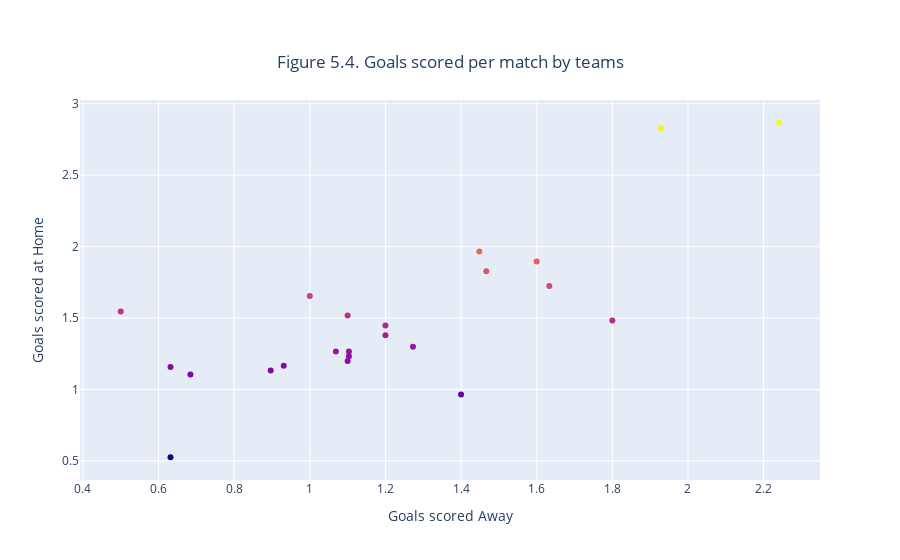

Notebook code for this chart:
### Code cell
#Visualisation code for Q3

#Plot scatterplot
fig = go.Figure(data=go.Scatter(x=goal["FTAG"],
                                y=goal["FTHG"],
                                mode='markers',
                                marker_color=goal["FTHG"],
                                text="Team: " + goal["Team"]  
                               )) 


# set plot's characteristics
fig.update_layout(
                    title={
                            'text': "Figure 5.4. Goals scored per match by teams",
                            'y':0.9,
                            'x':0.5,
                            'xanchor': 'center',
                            'yanchor': 'top'}, 
                    xaxis_title="Goals scored Away",
                    yaxis_title="Goals scored at Home"    
            )
fig.show()

### Figure 1 — Plotly figure (JSON) as saved in the notebook; plotly's stock layout.template omitted (floating-point values rounded to 4 significant figures)
{"data": [{"marker": {"color": [1.967, 1.3, 1.379, 1.133, 1.267, 1.105, 1.724, 0.9655, 1.448, 1.158, 0.5263, 1.483, 2.828, 2.867, 1.828, 1.167, 1.545, 1.2, 1.267, 1.897, 1.233, 1.655, 1.517]}, "mode": "markers", "text": ["Team: Arsenal", "Team: Aston Villa", "Team: Bournemouth", "Team: Brighton", "Team: Burnley", "Team: Cardiff", "Team: Chelsea", "Team: Crystal Palace", "Team: Everton", "Team: Fulham", "Team: Huddersfield", "Team: Leicester", "Team: Liverpool", "Team: Man City", "Team: Man United", "Team: Newcastle", "Team: Norwich", "Team: Sheffield United", "Team: Southampton", "Team: Tottenham", "Team: Watford", "Team: West Ham", "Team: Wolves"], "type": "scatter", "x": [1.448, 1.273, 1.2, 0.8966, 1.069, 0.6842, 1.633, 1.4, 1.2, 0.6316, 0.6316, 1.8, 1.929, 2.241, 1.467, 0.931, 0.5, 1.1, 1.103, 1.6, 1.103, 1, 1.1], "y": [1.967, 1.3, 1.379, 1.133, 1.267, 1.105, 1.724, 0.9655, 1.448, 1.158, 0.5263, 1.483, 2.828, 2.867, 1.828, 1.167, 1.545, 1.2, 1.267, 1.897, 1.233, 1.655, 1.517]}], "layout": {"title": {"text": "Figure 5.4. Goals scored per match by teams", "x": 0.5, "xanchor": "center", "y": 0.9, "yanchor": "top"}, "xaxis": {"title": {"text": "Goals scored Away"}}, "yaxis": {"title": {"text": "Goals scored at Home"}}}}
